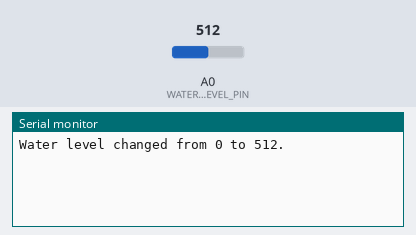
Simulated run of this sketch. Board: Arduino Uno, built with avr-gcc and run on an emulated ATmega328P. Parts: the last lines printed to the serial monitor. The test bench sets the inputs (shaded band); at power-on: A0 (WATER_LEVEL_PIN) = 512.

Above: at 1.2 s.
1.3 s: A0 (WATER_LEVEL_PIN) set to 1023
At 1.45 s:
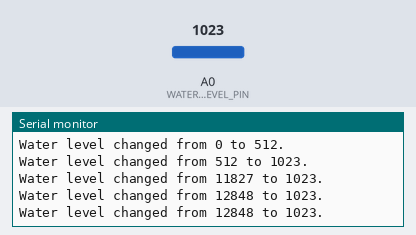
4.3 s: A0 (WATER_LEVEL_PIN) set to 986
At 4.35 s:
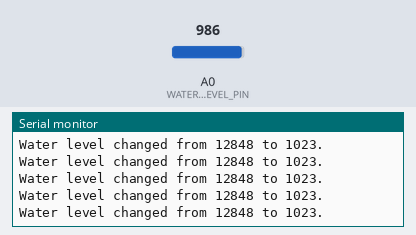
Timing chart, 0 to 7.3 s (numbered marks = the images above; inputs shaded):
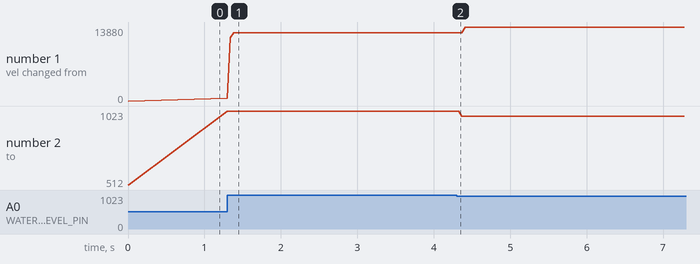

The sketch:

lesson18_waterdetectionmodule.ino
```cpp
#define BAUD_RATE 9600

#define WATER_LEVEL_PIN 0
#define TOLERANCE 10

int previous = 0;
int current = 0;

char buf[35];

void setup() {
    Serial.begin(BAUD_RATE);
}

void loop() {
    current = analogRead(WATER_LEVEL_PIN);
    if(TOLERANCE < abs(previous - current)) {
        sprintf(buf, "Water level changed from %d to %d.", previous, current);
        Serial.println(buf);
        previous = current;
    }
}
```

Measured:
- after the input at 1.3 s, the serial monitor: prints a new line at once (image 1)
- plotted number 1: 0 → 12848 after the input at 1.3 s, 12848 → 13880 after the input at 4.3 s
- plotted number 2: 512 → 1023 after the input at 1.3 s, 1023 → 986 after the input at 4.3 s
